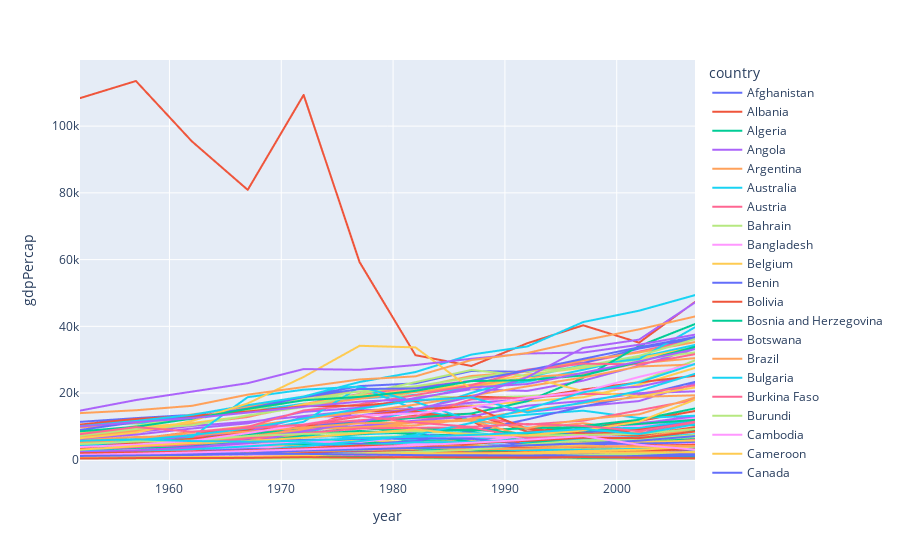

Notebook code cell kept with this figure:
### Code cell
px.line(gapminder, x="year", y="gdpPercap", color="country")
